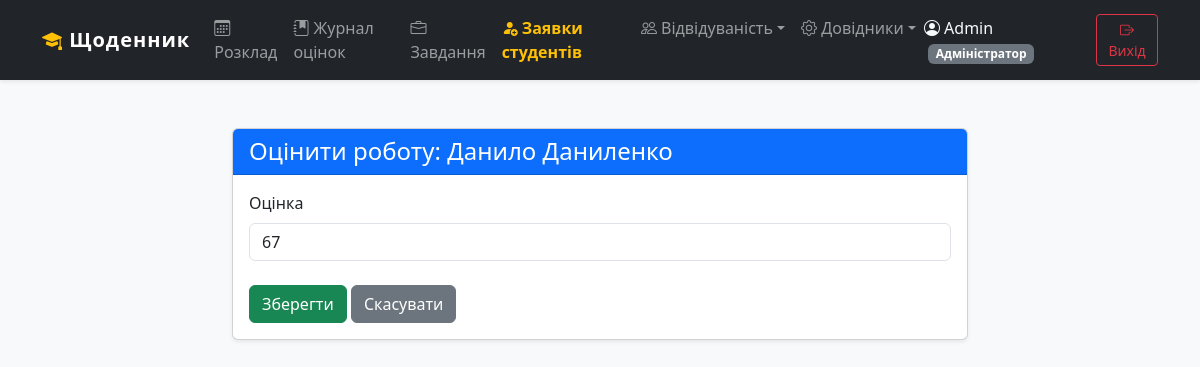
Page /assignments/submission/1/grade/ (signed in) on the committed database.
### accounts/models.py (models this page shows, shortened)
class User(AbstractUser):
    ROLE_CHOICES = (
        ('admin', 'Адміністратор'),
        ('teacher', 'Викладач'),
        ('student', 'Студент'),
    )
    role = models.CharField(max_length=10, choices=ROLE_CHOICES, default='student', verbose_name='Роль')
    photo = models.ImageField(upload_to='avatars/', default='avatars/default.png', verbose_name='Фото профілю', blank=True, null=True)

### assignments/models.py (models this page shows, shortened)
class Submission(models.Model):
    STATUS_CHOICES = (
        ('assigned', 'Призначено'),  # Технічно статус до здачі
        ('submitted', 'Здано'),
        ('checked', 'Перевірено'),
    )
    assignment = models.ForeignKey(Assignment, on_delete=models.CASCADE, related_name='submissions',
                                   verbose_name='Завдання')
    student = models.ForeignKey('accounts.Student', on_delete=models.CASCADE, verbose_name='Студент')
    file = models.FileField(upload_to=submission_path, blank=True, null=True, verbose_name='Файл з відповіддю')
    text_answer = models.TextField(blank=True, null=True, verbose_name='Текстова відповідь')
    submitted_at = models.DateTimeField(auto_now_add=True, verbose_name='Час здачі')
    status = models.CharField(max_length=15, choices=STATUS_CHOICES, default='submitted', verbose_name='Статус')
    score = models.PositiveIntegerField(blank=True, null=True, verbose_name='Оцінка')
    class Meta:
        verbose_name = 'Здана робота'
        verbose_name_plural = 'Здані роботи'
        unique_together = ['assignment',
                           'student']  # Студент може здати одне завдання лише один раз (або оновлювати існуюче)

### assignments/views.py (the view, shortened to what this page needs)
# urls.py: path('submission/<int:pk>/grade/', views.GradeSubmissionView.as_view(), name='grade_submission'),
class GradeSubmissionView(TeacherRequiredMixin, UpdateView):
    model = Submission
    form_class = GradeSubmissionForm
    template_name = 'subjects/form.html'
    def get_context_data(self, **kwargs):
        context = super().get_context_data(**kwargs)
        context['title'] = f'Оцінити роботу: {self.object.student.user.get_full_name()}'
        return context

### assignments/forms.py
class GradeSubmissionForm(forms.ModelForm):
    class Meta:
        model = Submission
        fields = ['score']

### accounts/mixins.py (called while the page is built)
    def test_func(self):
        return self.request.user.is_authenticated and (
            self.request.user.role in ['teacher', 'admin'] or self.request.user.is_superuser
        )

### templates/subjects/form.html (shortened to what this page needs)
{% extends 'base.html' %}
{% load crispy_forms_tags %}
{% block content %}
<div class="row">
    <div class="col-md-8 mx-auto mt-4">
        <div class="card shadow-sm">
            <div class="card-header bg-primary text-white">
                <h4 class="mb-0">{{ title }}</h4>
            </div>
            <div class="card-body">
                <form method="post">
                    {{ form|crispy }}
                    <div class="mt-4">
                        <button type="submit" class="btn btn-success">Зберегти</button>
                        <a href="javascript:history.back()" class="btn btn-secondary">Скасувати</a>
                    </div>
                </form>
            </div>
        </div>
    </div>
</div>
{% endblock %}

### templates/base.html (shortened to what this page needs)
<!DOCTYPE html>
<html lang="uk">
<head>
    <link href="https://cdn.jsdelivr.net/npm/bootstrap@5.3.3/dist/css/bootstrap.min.css" rel="stylesheet">
    <link rel="stylesheet" href="https://cdn.jsdelivr.net/npm/bootstrap-icons@1.11.1/font/bootstrap-icons.css">
</head>
<body>
    <nav class="navbar navbar-expand-lg navbar-dark bg-dark sticky-top shadow-sm mb-4">
        <div class="container">
            <a class="navbar-brand" href="{% url 'home' %}"><i class="bi bi-mortarboard-fill text-warning"></i> Щоденник</a>
            <div class="collapse navbar-collapse" id="navbarNav">
                <ul class="navbar-nav me-auto">
                    {% if user.is_authenticated %}
                        <li class="nav-item"><a class="nav-link" href="{% url 'schedule_list' %}"><i class="bi bi-calendar3"></i> Розклад</a></li>
                        <li class="nav-item"><a class="nav-link" href="{% url 'grade_list' %}"><i class="bi bi-journal-bookmark-fill"></i> Журнал оцінок</a></li>
                        <li class="nav-item"><a class="nav-link" href="{% url 'assignment_list' %}"><i class="bi bi-briefcase"></i> Завдання</a></li>
                        {% if user.role == 'admin' or user.is_superuser %}
                            <li class="nav-item">
                                <a class="nav-link text-warning fw-bold" href="{% url 'pending_students' %}">
                                    <i class="bi bi-person-fill-add"></i> Заявки студентів
                                </a>
                            </li>
                        {% endif %}
                        <li class="nav-item dropdown">
                            <a class="nav-link dropdown-toggle" href="#" role="button" data-bs-toggle="dropdown"><i class="bi bi-people"></i> Відвідуваність</a>
                        </li>
                        {% if user.role == 'teacher' or user.is_superuser %}
                        <li class="nav-item dropdown">
                            <a class="nav-link dropdown-toggle" href="#" role="button" data-bs-toggle="dropdown"><i class="bi bi-gear"></i> Довідники</a>
                        </li>
                        {% endif %}
                    {% endif %}
                </ul>
                <ul class="navbar-nav align-items-lg-center">
                    {% if user.is_authenticated %}
                        <li class="nav-item text-light me-3 d-none d-lg-block">
                            <i class="bi bi-person-circle"></i> {{ user.get_full_name|default:user.username }}
                            <span class="badge bg-secondary ms-1">{{ user.get_role_display }}</span>
                        </li>
                        <li class="nav-item">
                            <form method="post" action="{% url 'logout' %}" class="d-inline">
                                <button type="submit" class="btn btn-outline-danger btn-sm mt-2 mt-lg-0"><i class="bi bi-box-arrow-right"></i> Вихід</button>
                            </form>
                        </li>
                    {% else %}
                        <li class="nav-item"><a class="nav-link" href="{% url 'login' %}">Вхід</a></li>
                        <li class="nav-item"><a class="btn btn-primary btn-sm ms-lg-2 mt-2 mt-lg-0" href="{% url 'register' %}">Реєстрація</a></li>
                    {% endif %}
                </ul>
            </div>
        </div>
    </nav>
    <div class="container pb-5">
        {% block content %}
        {% endblock %}
    </div>
</body>
</html>

### templates/base.html (style rules this page uses)
body { background-color: #f8f9fa; }
.navbar-brand { font-weight: bold; letter-spacing: 1px; }

### rows in the picture
User: get_full_name "Admin", role "Адміністратор"
Submission: score "67"

### other values in the picture
{{ title }} "Оцінити роботу: Данило Даниленко"
